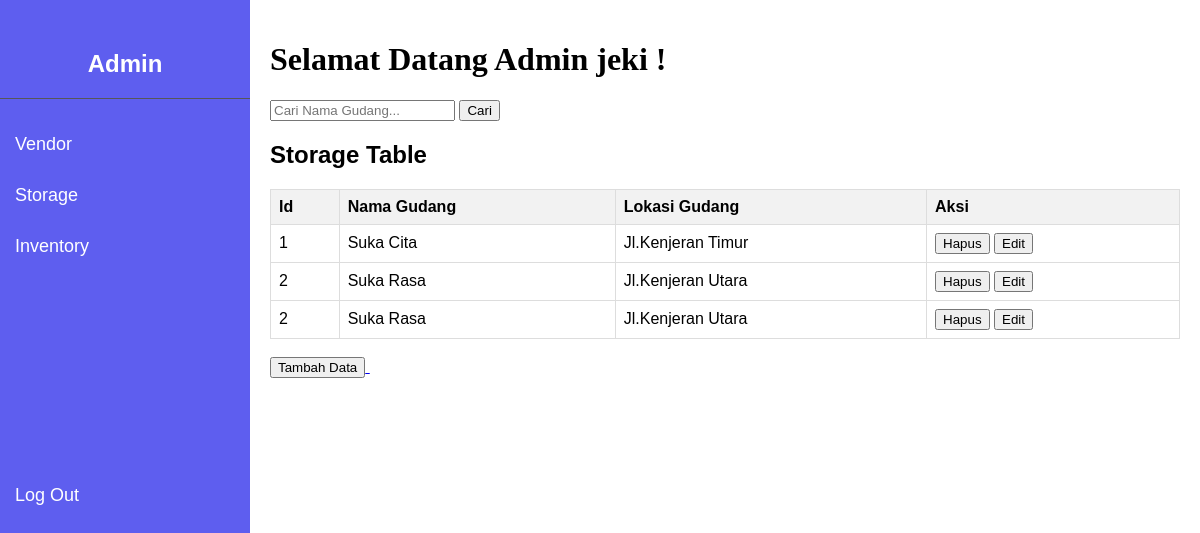
The page /storage.php (signed in) on the database its author committed.
### tables this page shows
CREATE TABLE `storage` (
  `id` int(20) NOT NULL,
  `nama_gudang` varchar(35) NOT NULL,
  `lokasi` varchar(35) NOT NULL
);

CREATE TABLE `inventory` (
  `id` int(20) NOT NULL,
  `nama_barang` int(35) NOT NULL,
  `jenis_barang` varchar(35) NOT NULL,
  `kuantitas_stok` int(35) NOT NULL,
  `lokasi_gudang` int(35) NOT NULL,
  `serial_number` varchar(35) NOT NULL,
  `harga` varchar(35) NOT NULL
);

### storage.php (the view, shortened to what this page needs)
<!DOCTYPE html>
<html lang="en">
<head>
</head>
<body>
    <?php include "sidebar.php"; ?>
    <div class="content">
        <?php include "header.php"; ?>
        <div class="search-container">
                <form method="GET" action="">
                    <input type="text" name="search" placeholder="Cari Nama Gudang..." value="<?php echo isset($_GET['search']) ? htmlspecialchars($_GET['search']) : ''; ?>">
                    <button type="submit">Cari</button>
                </form>
        </div>
        <?php
$search = isset($_GET['search']) ? mysqli_real_escape_string($kon, $_GET['search']) : '';
$sql = "SELECT inventory.id AS inventory_id, inventory.nama_barang, inventory.jenis_barang, inventory.kuantitas_stok, inventory.lokasi_gudang, inventory.serial_number, inventory.harga,
storage.id AS storage_id, storage.nama_gudang, storage.lokasi,
vendor.id AS vendor_id, vendor.nama, vendor.kontak, vendor.nama_barang AS vendor_brg, vendor.nomor_invoice
FROM storage
LEFT JOIN inventory ON inventory.lokasi_gudang = storage.id
LEFT JOIN vendor ON inventory.nama_barang = vendor.id
WHERE storage.nama_gudang LIKE '%$search%'
ORDER BY storage.id";
$hsl = mysqli_query($kon, $sql);
?>
     <div id="vendor" class="table-selection">
            <h2>Storage Table</h2>
            <table>
                <tr>
                    <th>Id </th>
                    <th>Nama Gudang</th>
                    <th>Lokasi Gudang</th>
                    <th>Aksi</th>
                </tr>
                <?php
                if($hsl -> num_rows > 0){
                    while($data = mysqli_fetch_assoc($hsl)){
                        echo "<tr>";
                        echo "<td>{$data['storage_id']}</td>";
                        echo "<td>{$data['nama_gudang']}</td>";
                        echo "<td>{$data['lokasi']}</td>";
                        echo "<td><a href='CRUD/hapus_storage.php?id={$data['storage_id']}' onclick='return confirm(\"Apakah Anda yakin ingin menghapus data ini?\")'><button>Hapus</button></a>
                                <a href='CRUD/edit_storage.php?id={$data['storage_id']}'><button>Edit</button></a></td>";
                        echo "</tr>";
                    }
                }
                ?>
            </table><br>
            <a href = "CRUD/tmbh_storage.php">
                <button>Tambah Data</button>
            </a>
     </div>
   </div>
</body>
</html>

### admin.css (style rules this page uses)
body { font-family: Arial, sans-serif; display: flex; margin: 0; padding: 0; height: 100vh; }
.content { margin-left: 250px; padding: 20px; width: 100%; }
table { width: 100%; border-collapse: collapse; margin-top: 20px; }
table, th, td { border: 1px solid #ddd; }
th, td { padding: 8px; text-align: left; }
th { background-color: #f2f2f2; }

### rows shown on the page
storage: id "1", nama_gudang "Suka Cita", lokasi "Jl.Kenjeran Timur"
inventory: lokasi_gudang "2", lokasi_gudang.nama_gudang "Suka Rasa", lokasi_gudang.lokasi "Jl.Kenjeran Utara"
inventory: lokasi_gudang "2", lokasi_gudang.nama_gudang "Suka Rasa", lokasi_gudang.lokasi "Jl.Kenjeran Utara"

### other values the page prints
$_SESSION['username'] "jeki"
